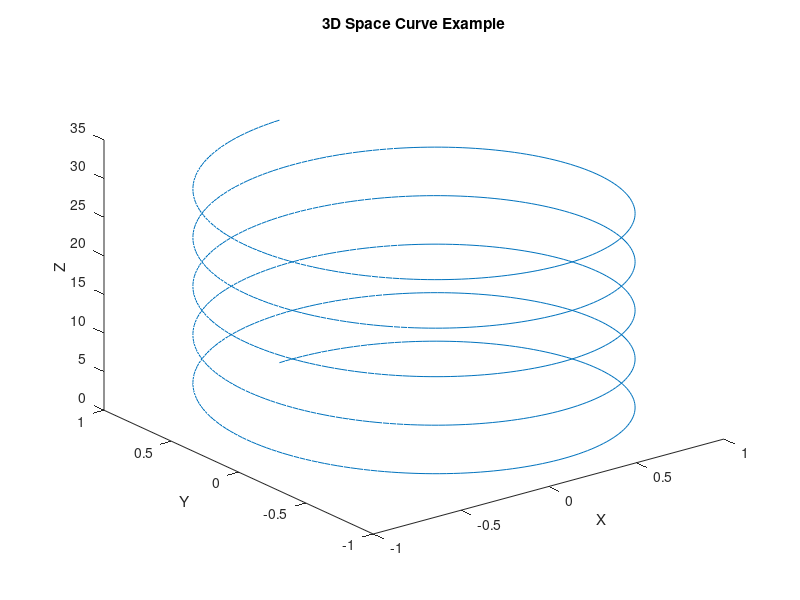

Source code (MATLAB):
% An example code for plotting a 3D space curve

% Define a vector
linearly_spaced_points = linspace(0, 10*pi, 1000);

% Define x, y, and z vectors
x = sin(linearly_spaced_points);
y = cos(linearly_spaced_points);
z = linearly_spaced_points;

% Plot the curve
figure;
plot3(x,y,z);
title('3D Space Curve Example');
xlabel('X');
ylabel('Y');
zlabel('Z');